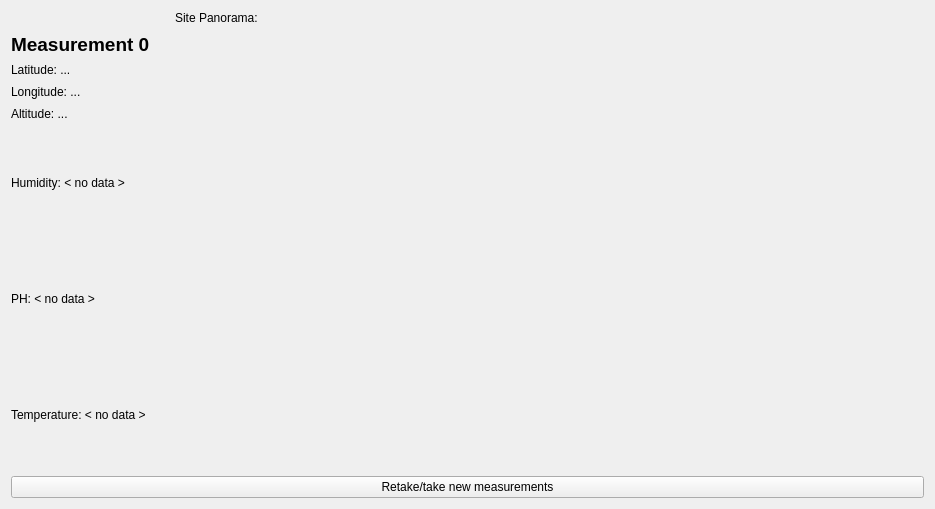
<?xml version="1.0" encoding="UTF-8"?>
<ui version="4.0">
 <class>widget</class>
 <widget class="QWidget" name="widget">
  <property name="geometry">
   <rect>
    <x>0</x>
    <y>0</y>
    <width>935</width>
    <height>509</height>
   </rect>
  </property>
  <property name="windowTitle">
   <string>Form</string>
  </property>
  <layout class="QVBoxLayout" name="verticalLayout_3" stretch="3,10">
   <item>
    <layout class="QHBoxLayout" name="horizontalLayout" stretch="2,6">
     <item>
      <layout class="QVBoxLayout" name="verticalLayout">
       <item>
        <widget class="QLabel" name="panoramaLabel">
         <property name="sizePolicy">
          <sizepolicy hsizetype="Preferred" vsizetype="Preferred">
           <horstretch>1</horstretch>
           <verstretch>0</verstretch>
          </sizepolicy>
         </property>
         <property name="minimumSize">
          <size>
           <width>250</width>
           <height>0</height>
          </size>
         </property>
         <property name="text">
          <string>Site Panorama: </string>
         </property>
         <property name="alignment">
          <set>Qt::AlignRight|Qt::AlignTop|Qt::AlignTrailing</set>
         </property>
        </widget>
       </item>
       <item>
        <widget class="QLabel" name="mesaurementLabel">
         <property name="text">
          <string>&lt;html&gt;&lt;head/&gt;&lt;body&gt;&lt;p&gt;&lt;span style=&quot; font-size:14pt; font-weight:600;&quot;&gt;Measurement 0&lt;/span&gt;&lt;/p&gt;&lt;/body&gt;&lt;/html&gt;</string>
         </property>
         <property name="textFormat">
          <enum>Qt::RichText</enum>
         </property>
         <property name="alignment">
          <set>Qt::AlignLeading|Qt::AlignLeft|Qt::AlignTop</set>
         </property>
        </widget>
       </item>
       <item>
        <widget class="QLabel" name="latitudeLabel">
         <property name="text">
          <string>Latitude: ...</string>
         </property>
        </widget>
       </item>
       <item>
        <widget class="QLabel" name="longitudeLabel">
         <property name="text">
          <string>Longitude: ...</string>
         </property>
        </widget>
       </item>
       <item>
        <widget class="QLabel" name="altitudeLabel">
         <property name="text">
          <string>Altitude: ...</string>
         </property>
        </widget>
       </item>
      </layout>
     </item>
     <item>
      <widget class="QLabel" name="panorama">
       <property name="sizePolicy">
        <sizepolicy hsizetype="MinimumExpanding" vsizetype="MinimumExpanding">
         <horstretch>2</horstretch>
         <verstretch>0</verstretch>
        </sizepolicy>
       </property>
       <property name="minimumSize">
        <size>
         <width>0</width>
         <height>0</height>
        </size>
       </property>
       <property name="text">
        <string>&lt;no panorama taken&gt;</string>
       </property>
       <property name="scaledContents">
        <bool>true</bool>
       </property>
       <property name="alignment">
        <set>Qt::AlignCenter</set>
       </property>
      </widget>
     </item>
    </layout>
   </item>
   <item>
    <layout class="QVBoxLayout" name="verticalLayout_2">
     <item>
      <widget class="QLabel" name="humidityLabel">
       <property name="text">
        <string>Humidity: &lt; no data &gt;</string>
       </property>
       <property name="alignment">
        <set>Qt::AlignLeading|Qt::AlignLeft|Qt::AlignVCenter</set>
       </property>
      </widget>
     </item>
     <item>
      <widget class="QLabel" name="phLabel">
       <property name="sizePolicy">
        <sizepolicy hsizetype="Preferred" vsizetype="Preferred">
         <horstretch>0</horstretch>
         <verstretch>0</verstretch>
        </sizepolicy>
       </property>
       <property name="text">
        <string>PH: &lt; no data &gt;</string>
       </property>
       <property name="alignment">
        <set>Qt::AlignLeading|Qt::AlignLeft|Qt::AlignVCenter</set>
       </property>
      </widget>
     </item>
     <item>
      <widget class="QLabel" name="tempLabel">
       <property name="text">
        <string>Temperature: &lt; no data &gt;</string>
       </property>
       <property name="alignment">
        <set>Qt::AlignLeading|Qt::AlignLeft|Qt::AlignVCenter</set>
       </property>
      </widget>
     </item>
     <item>
      <widget class="QPushButton" name="measurementsButton">
       <property name="text">
        <string>Retake/take new measurements</string>
       </property>
      </widget>
     </item>
    </layout>
   </item>
  </layout>
 </widget>
 <resources/>
 <connections/>
 <slots>
  <signal>newMeasurements()</signal>
  <slot>newMeasurementsForward()</slot>
 </slots>
</ui>
